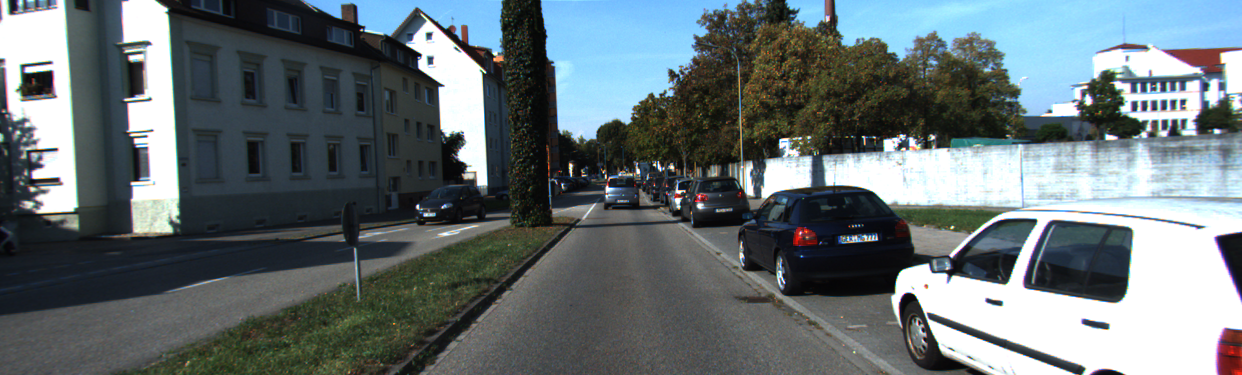
#> input picture test_images/000123.png, 1242 x 375 px
$ python -i ssd_batch_generator.py   (imports and definitions only)   (older library calls are emulated)
#> lines starting #> are read from the running program, lines starting #| are printed output that depends on the picture
'''
Includes:
* A batch generator for SSD model training and inference which can perform online data agumentation
* An offline image processor that saves processed images and adjusted labels to disk

Copyright (C) 2017 Pierluigi Ferrari

This program is free software: you can redistribute it and/or modify
it under the terms of the GNU General Public License as published by
the Free Software Foundation, either version 3 of the License, or
(at your option) any later version.

This program is distributed in the hope that it will be useful,
but WITHOUT ANY WARRANTY; without even the implied warranty of
MERCHANTABILITY or FITNESS FOR A PARTICULAR PURPOSE.  See the
GNU General Public License for more details.

You should have received a copy of the GNU General Public License
along with this program.  If not, see <http://www.gnu.org/licenses/>.
'''

import numpy as np
import cv2
import random
from sklearn.utils import shuffle
from copy import deepcopy
from PIL import Image
import csv
import os
from bs4 import BeautifulSoup


# Image processing functions used by the generator to perform the following image manipulations:
# - Translation
# - Horizontal flip
# - Scaling
# - Brightness change
# - Histogram contrast equalization

# [71 lines left out: functions _translate, _flip, _scale, _brightness, not called in this run]


def histogram_eq(image):
    '''
    Perform histogram equalization on the input image.

    See https://en.wikipedia.org/wiki/Histogram_equalization.
    '''

    image1 = np.copy(image)

    image1[:, :, 0] = cv2.equalizeHist(image1[:, :, 0])
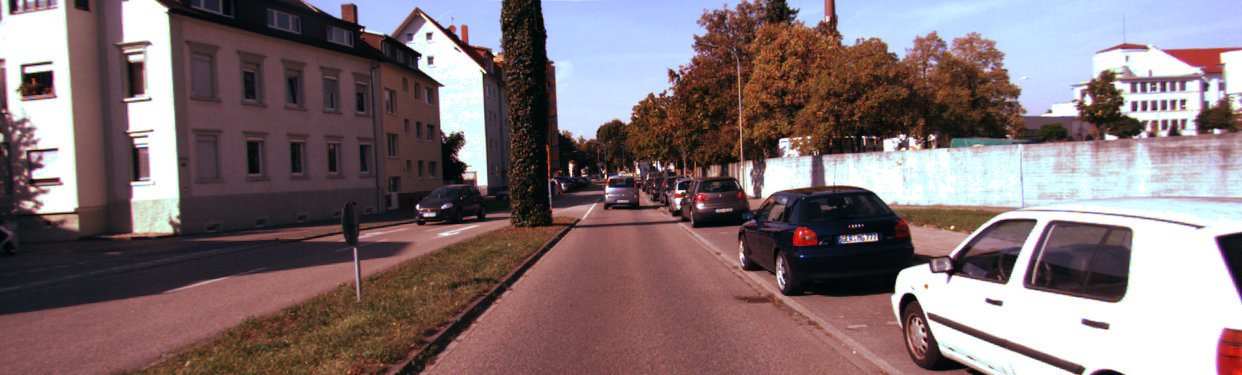
#> image1: shape (375, 1242, 3); mean R, G, B 130.1, 113, 116.4
    image1[:, :, 1] = cv2.equalizeHist(image1[:, :, 1])
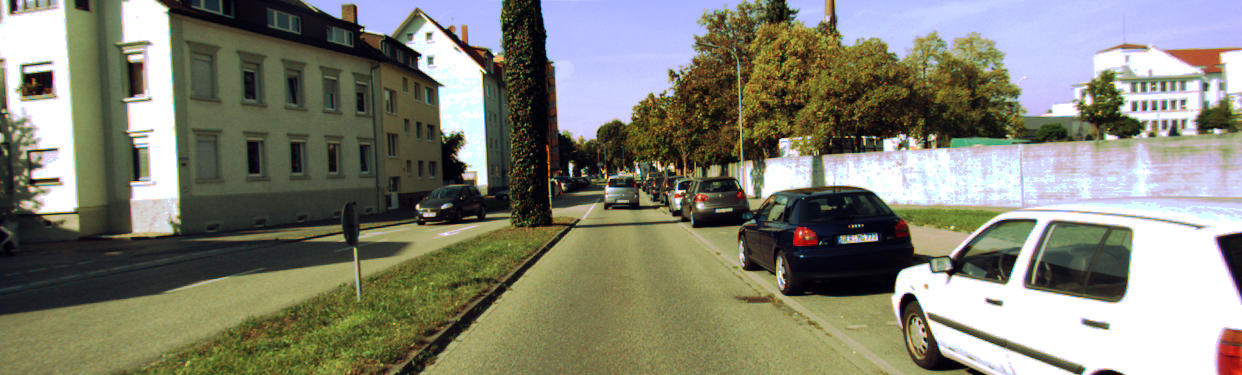
#> image1: shape (375, 1242, 3); mean R, G, B 130.1, 130.5, 116.4
    image1[:, :, 2] = cv2.equalizeHist(image1[:, :, 2])
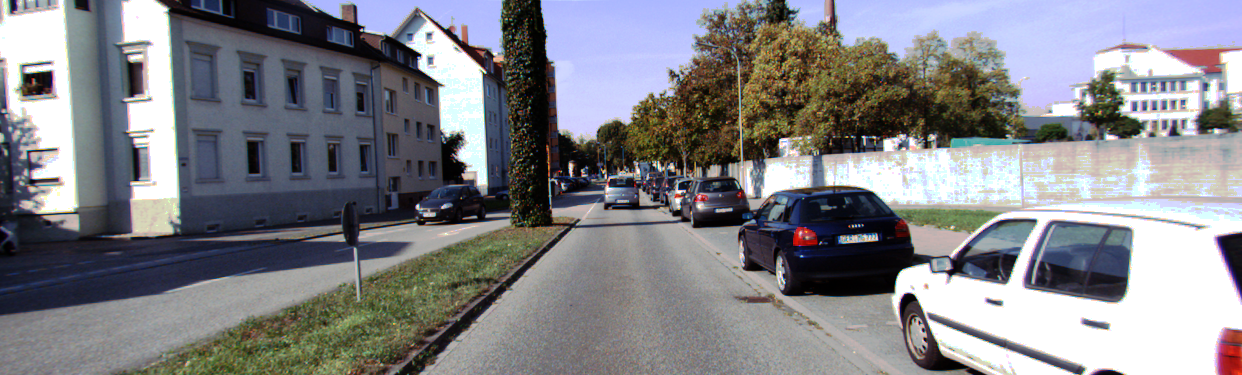
#> image1: shape (375, 1242, 3); mean R, G, B 130.1, 130.5, 135.6

    return image1


class BatchGenerator:
    '''
    A generator to generate batches of samples and corresponding labels indefinitely.

    Shuffles the dataset consistently after each complete pass.

    Currently provides two methods to parse annotation data: A general-purpose CSV parser
    and an XML parser for the Pascal VOC datasets. If the annotations of your dataset are
    in a format that is not supported by these parsers, you could just add another parser
    method and still use this generator.

    Can perform image transformations for data conversion and data augmentation,
    for details please refer to the documentation of the `generate()` method.
    '''

    # [851 lines left out: functions __init__, parse_csv, parse_txt, parse_xml, generate, get_filenames_labels and 2 more, not called in this run]

>>> import cv2
>>> picture = cv2.cvtColor(cv2.imread('test_images/000123.png'), cv2.COLOR_BGR2RGB)
>>> result = histogram_eq(picture)

$ run again, on test_images/000168.png
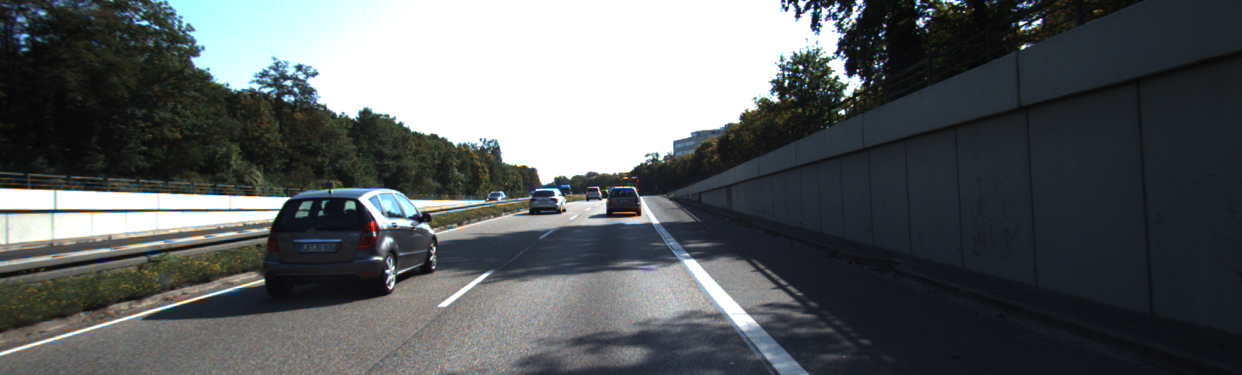
#> input picture test_images/000168.png, 1242 x 375 px
#> in histogram_eq, `image1[:, :, 1] = cv2.equalizeHist(image1[:, :, 1])`:
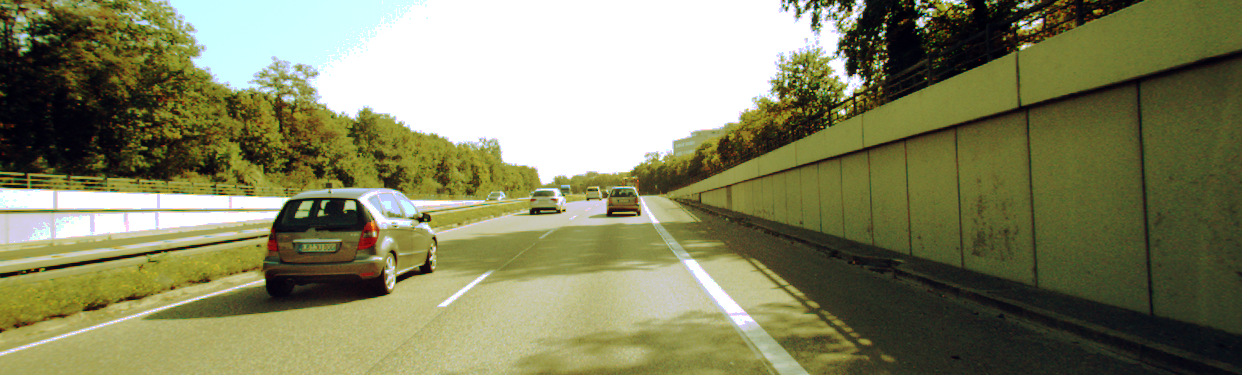
#> image1: shape (375, 1242, 3); mean R, G, B 131.7, 132.7, 97
#> in histogram_eq, `image1[:, :, 2] = cv2.equalizeHist(image1[:, :, 2])`:
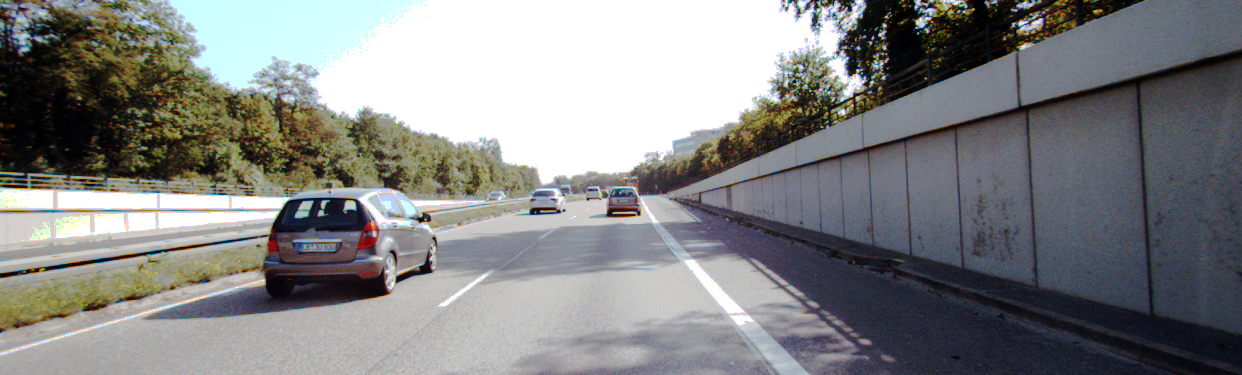
#> image1: shape (375, 1242, 3); mean R, G, B 131.7, 132.7, 132.8

$ run again, on test_images/000183.png
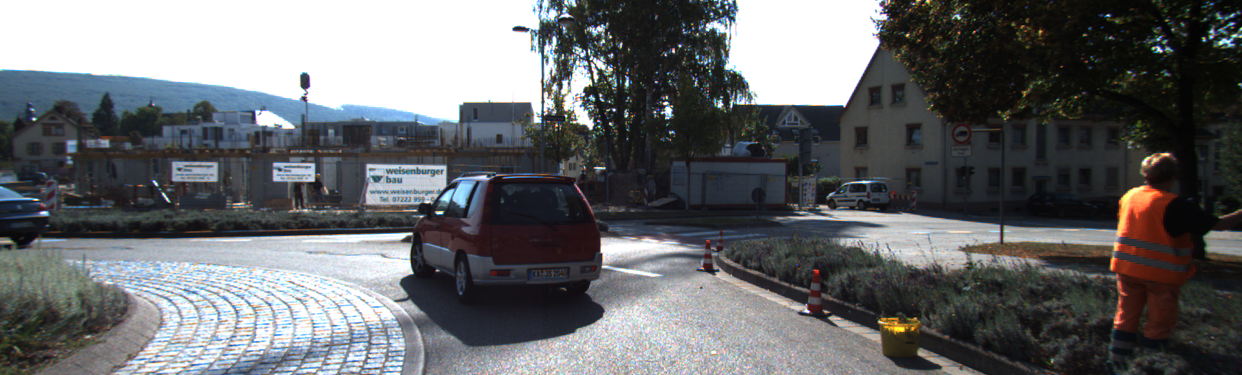
#> input picture test_images/000183.png, 1242 x 375 px
#> in histogram_eq, `image1[:, :, 1] = cv2.equalizeHist(image1[:, :, 1])`:
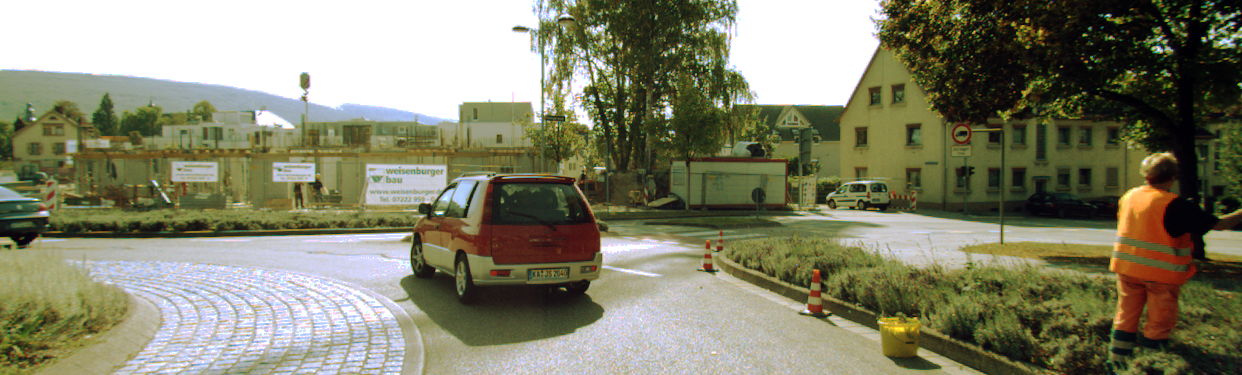
#> image1: shape (375, 1242, 3); mean R, G, B 131, 130.8, 107.4
#> in histogram_eq, `image1[:, :, 2] = cv2.equalizeHist(image1[:, :, 2])`:
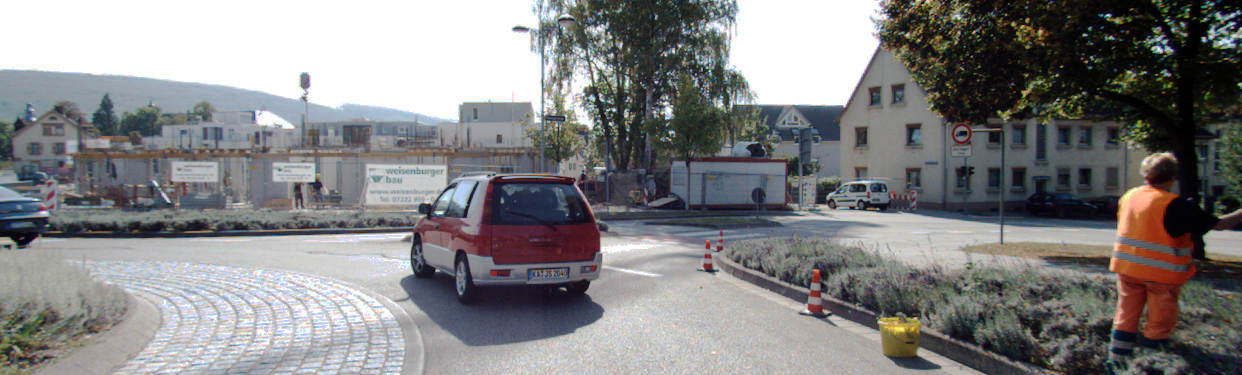
#> image1: shape (375, 1242, 3); mean R, G, B 131, 130.8, 131.4

$ run again, on test_images/000195.png
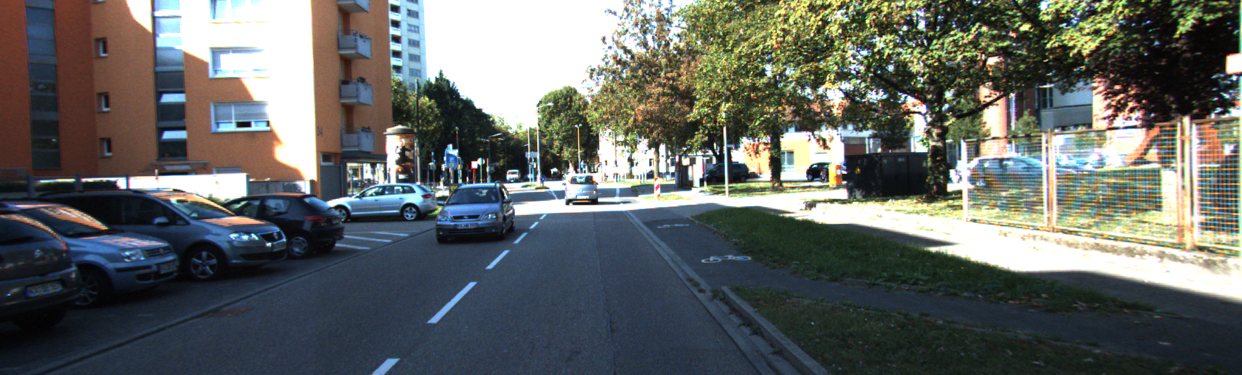
#> input picture test_images/000195.png, 1242 x 375 px
#> in histogram_eq, `image1[:, :, 1] = cv2.equalizeHist(image1[:, :, 1])`:
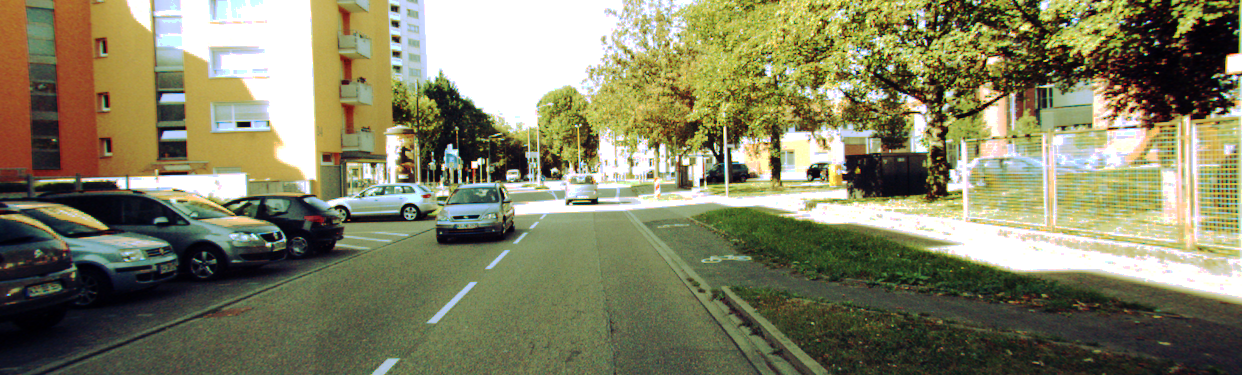
#> image1: shape (375, 1242, 3); mean R, G, B 130.7, 130.1, 99.8
#> in histogram_eq, `image1[:, :, 2] = cv2.equalizeHist(image1[:, :, 2])`:
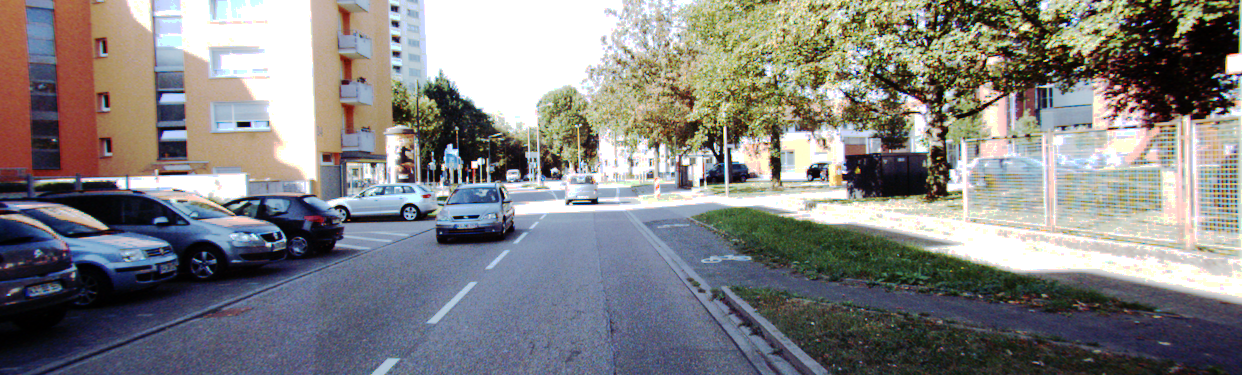
#> image1: shape (375, 1242, 3); mean R, G, B 130.7, 130.1, 130.1
